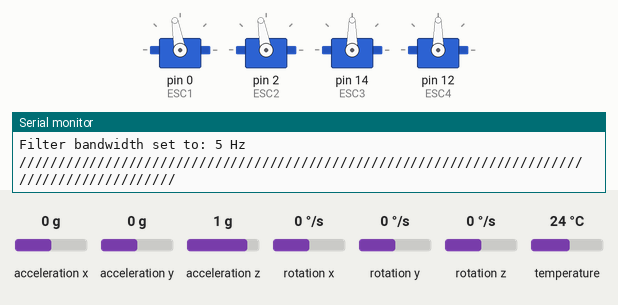
A sketch run on a simulated Arduino Leonardo, built with avr-gcc and run on an emulated ATmega32U4. On the bench: 4 × servo, the last lines printed to the serial monitor. The inputs (shaded band) are chosen by the test bench; at power-on: acceleration y 0 g, acceleration x 0 g, acceleration z 1 g, rotation x 0 °/s, rotation y 0 °/s, rotation z 0 °/s, temperature 24 °C.

Above: at 1.3 s.
1.4 s: acceleration y set to -1.4 g
At 4.2 s:
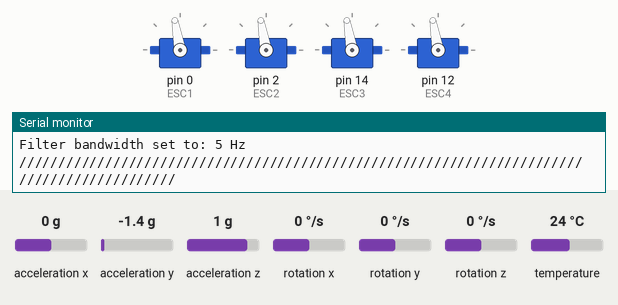
9.6 s: acceleration y set to 0 g
At 13.6 s:
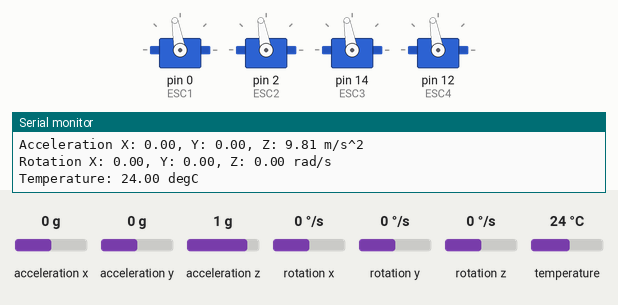
18.6 s: acceleration y set to -0.8 g
At 22.5 s:
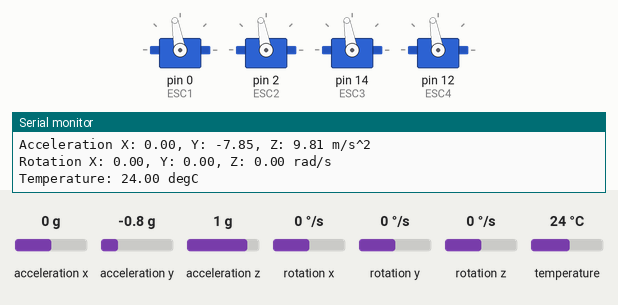
27.6 s: acceleration y set to 0.8 g
At 31.5 s:
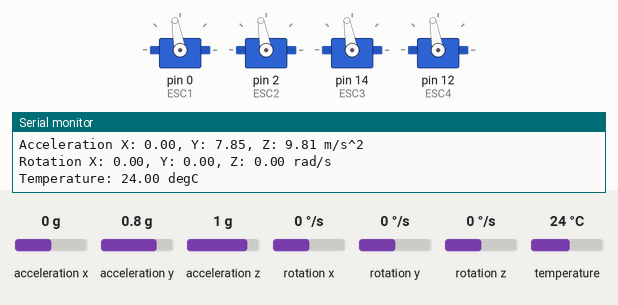
Timing chart, 0 to 59.2 s (numbered marks = the images above; inputs shaded):
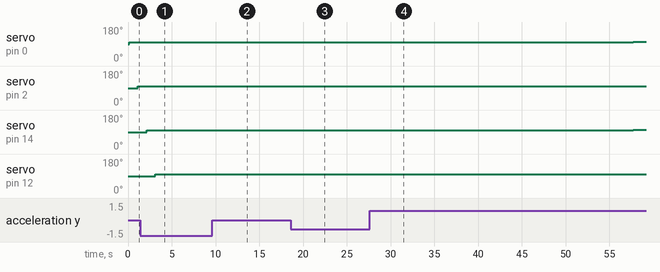

Measured:
- after the input at 1.4 s, servo on pin 0 (ESC1): 100° → 99° after 6.7 s; servo on pin 2 (ESC2): stays 100° (without the input it goes to 99° after 6.7 s); servo on pin 12 (ESC4): goes on until 3.1 s, then stays 100°
- after the input at 9.6 s, servo on pin 0 (ESC1), servo on pin 14 (ESC3): 99° → 100° after 3.0 s; servo on pin 2 (ESC2), servo on pin 12 (ESC4): 100° → 99° after 7.6 s
- after the input at 18.6 s, servo on pin 0 (ESC1), servo on pin 14 (ESC3): 100° → 99° after 7.6 s; servo on pin 2 (ESC2), servo on pin 12 (ESC4): 99° → 100° after 3.1 s
- after the input at 27.6 s, servo on pin 0 (ESC1), servo on pin 14 (ESC3): 99° → 100° after 3.1 s, → 101° 27.1 s later; servo on pin 2 (ESC2), servo on pin 12 (ESC4): 100° → 99° after 7.6 s, → 98° 22.6 s later

The sketch:

drone_ESC_8266_MPU.ino
```cpp
#include <Adafruit_MPU6050.h>
#include <Adafruit_Sensor.h>
#include <Wire.h>
Adafruit_MPU6050 mpu;

#include <Servo.h>
Servo ESC1;     // create servo object to control the ESC
Servo ESC2;     // create servo object to control the ESC
Servo ESC3;     // create servo object to control the ESC
Servo ESC4;     // create servo object to control the ESC


int count;
float potValue1=100;  // value from the analog pin
float potValue2=100;
float potValue3=100;
float potValue4=100;


float accel_y_d=-1.0;//desired pitch
float tolerance=0.1, delta=0.2;


void setup() {
  // Attach the ESC on pin 13,9
  ESC1.attach(0,1000,2000); // 0 is D3, 9(pin, min pulse width, max pulse width in microseconds)
  ESC2.attach(2,1000,2000); //2 is D4, 9(pin, min pulse width, max pulse width in microseconds)
  ESC3.attach(14,1000,2000); //14 is D5, 9(pin, min pulse width, max pulse width in microseconds)
  ESC4.attach(12,1000,2000); //12 is D6, 9(pin, min pulse width, max pulse width in microseconds)
  Serial.begin(115200);
  ////////////////MPU setup

  while (!Serial)
    delay(10); // will pause Zero, Leonardo, etc until serial console opens

  Serial.println("Adafruit MPU6050 test!");

  // Try to initialize!
  if (!mpu.begin()) {
    Serial.println("Failed to find MPU6050 chip");
    // infinite loop
  }
  Serial.println("MPU6050 Found!");

  mpu.setAccelerometerRange(MPU6050_RANGE_8_G);
  Serial.print("Accelerometer range set to: ");
  switch (mpu.getAccelerometerRange()) {
  case MPU6050_RANGE_2_G:
    Serial.println("+-2G");
    break;
  case MPU6050_RANGE_4_G:
    Serial.println("+-4G");
    break;
  case MPU6050_RANGE_8_G:
    Serial.println("+-8G");
    break;
  case MPU6050_RANGE_16_G:
    Serial.println("+-16G");
    break;
  }
  mpu.setGyroRange(MPU6050_RANGE_500_DEG);
  Serial.print("Gyro range set to: ");
  switch (mpu.getGyroRange()) {
  case MPU6050_RANGE_250_DEG:
    Serial.println("+- 250 deg/s");
    break;
  case MPU6050_RANGE_500_DEG:
    Serial.println("+- 500 deg/s");
    break;
  case MPU6050_RANGE_1000_DEG:
    Serial.println("+- 1000 deg/s");
    break;
  case MPU6050_RANGE_2000_DEG:
    Serial.println("+- 2000 deg/s");
    break;
  }

  mpu.setFilterBandwidth(MPU6050_BAND_5_HZ);
  Serial.print("Filter bandwidth set to: ");
  switch (mpu.getFilterBandwidth()) {
  case MPU6050_BAND_260_HZ:
    Serial.println("260 Hz");
    break;
  case MPU6050_BAND_184_HZ:
    Serial.println("184 Hz");
    break;
  case MPU6050_BAND_94_HZ:
    Serial.println("94 Hz");
    break;
  case MPU6050_BAND_44_HZ:
    Serial.println("44 Hz");
    break;
  case MPU6050_BAND_21_HZ:
    Serial.println("21 Hz");
    break;
  case MPU6050_BAND_10_HZ:
    Serial.println("10 Hz");
    break;
  case MPU6050_BAND_5_HZ:
    Serial.println("5 Hz");
    break;
  }

  Serial.println("////////////////////////////////////////////////////////////////////////////////////////////");
  delay(100);
  ///////////////////////
}


void loop() {
  /* Get new sensor events with the readings */
    ESC1.write(potValue1);    // Send the signal to the ESC'
    delay(1000);
    ESC2.write(potValue2);
    delay(1000);
    ESC3.write(potValue3);
    delay(1000);
    ESC4.write(potValue4);
    delay(1000);//wait 3 seconds to arm the drone

  for(count=0;count<180;count+=10)
  {
    // potValue = analogRead(A0);   // reads the value of the potentiometer (value between 0 and 1023)
    //potValue = map(potValue, 0, 1023, 0, 180);   // scale it to use it with the servo library (value between 0 and 180)
    ESC1.write(potValue1);    // Send the signal to the ESC'
    delay(1000);
    ESC2.write(potValue2);
    delay(1000);
    ESC3.write(potValue3);
    delay(1000);
    ESC4.write(potValue4);
    delay(1000);//wait 3 seconds to arm the drone
    // analogWrite(9, 255);//

    Serial.print("potValue1 = ");Serial.println(potValue1);
    Serial.print("potValue2 = ");Serial.println(potValue2);
    Serial.print("potValue3 = ");Serial.println(potValue3);
    Serial.print("potValue4 = ");Serial.println(potValue4);
    Serial.print("count= ");Serial.println(count);
    //////////MPU ////////////
     /* Print out the values */
  sensors_event_t a, g, temp;
  mpu.getEvent(&a, &g, &temp);
  Serial.print("Acceleration X: ");
  Serial.print(a.acceleration.x);
  Serial.print(", Y: ");
  Serial.print(a.acceleration.y);
  Serial.print(", Z: ");
  Serial.print(a.acceleration.z);
  Serial.println(" m/s^2");

  Serial.print("Rotation X: ");
  Serial.print(g.gyro.x);
  Serial.print(", Y: ");
  Serial.print(g.gyro.y);
  Serial.print(", Z: ");
  Serial.print(g.gyro.z);
  Serial.println(" rad/s");

  Serial.print("Temperature: ");
  Serial.print(temp.temperature);
  Serial.println(" degC");

  Serial.println("");
  ///////////// control of motor speed to meet the desired pitch //////////
  if((a.acceleration.y>(accel_y_d+tolerance))||(a.acceleration.y>(accel_y_d-tolerance))){
    potValue1+=delta;
    potValue3+=delta;
    ESC1.write(potValue1);
    ESC3.write(potValue3);
    potValue2-=delta;
    potValue4-=delta;
    if( potValue2<20) potValue2=20;
    ESC2.write(potValue2);
    ESC4.write(potValue4);
  }
  if((a.acceleration.y<=(accel_y_d+tolerance))||(a.acceleration.y<=(accel_y_d-tolerance))){
    potValue2+=delta;
    potValue4+=delta;
    ESC2.write(potValue2);
    ESC4.write(potValue4);
    potValue1-=delta;
    potValue3-=delta;
    if( potValue1<20) potValue1=20;
    ESC1.write(potValue1);
    ESC3.write(potValue3);
  }
  ///////////////////////////
    delay(500);
  }
}
```
